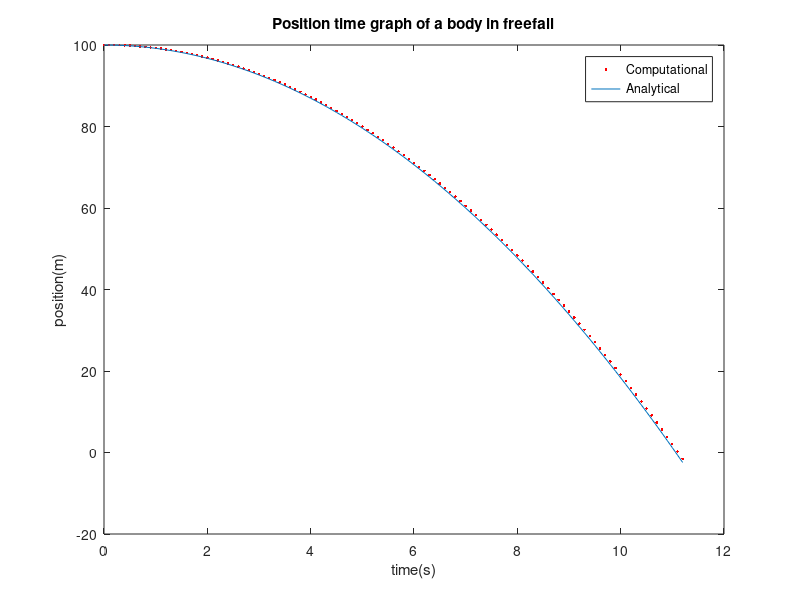
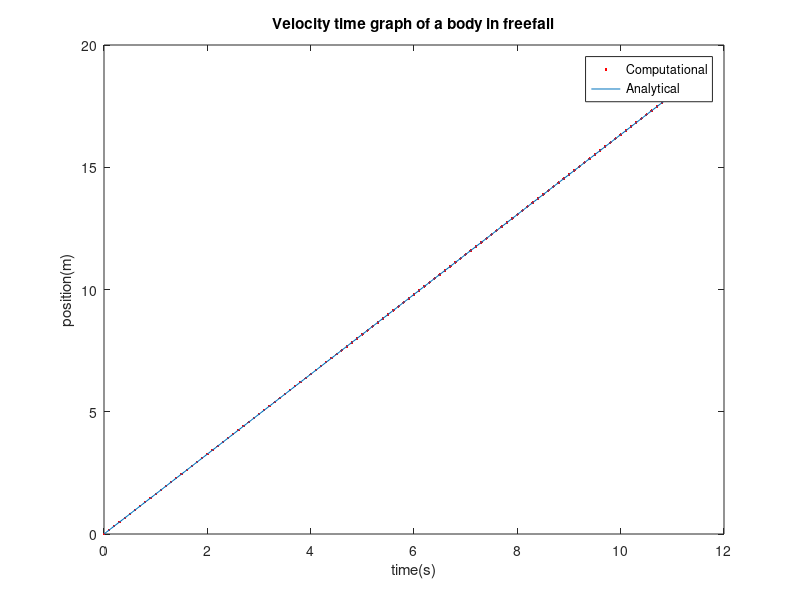

These figures' MATLAB source, in order:
%Freefall in outer space
clear all;
close all;
clear;

g=9.8/6;
timeStart=0;
timeEnd=20;
dt=0.1;
numberOfPoints=(timeEnd- timeStart)/dt;

Time = zeros(numberOfPoints,1);
Position = zeros(numberOfPoints,1);
Velocity = zeros(numberOfPoints,1);
Position(1) = 100;
for step=1:numberOfPoints-1
  Position(step+1)=Position(step)-Velocity(step)*dt;
  Velocity(step+1)=Velocity(step)+g*dt;
  Time(step+1)=Time(step)+dt;
	if(Position(step+1)<0)
		break;
	end
end;

AnalyticalPosition=Position(1)-0.5*g*(Time.^2);
AnalyticalVelocity=Time.*g;
plot(Time(1:step+1),Position(1:step+1),'r.',Time(1:step+1),AnalyticalPosition(1:step+1)),xlabel('time(s)'),ylabel('position(m)'),title('Position time graph of a body in freefall'),legend('Computational','Analytical');
figure
plot(Time(1:step+1),Velocity(1:step+1),'r.',Time(1:step+1),AnalyticalVelocity(1:step+1)),xlabel('time(s)'),ylabel('position(m)'),title('Velocity time graph of a body in freefall'),legend('Computational','Analytical');
